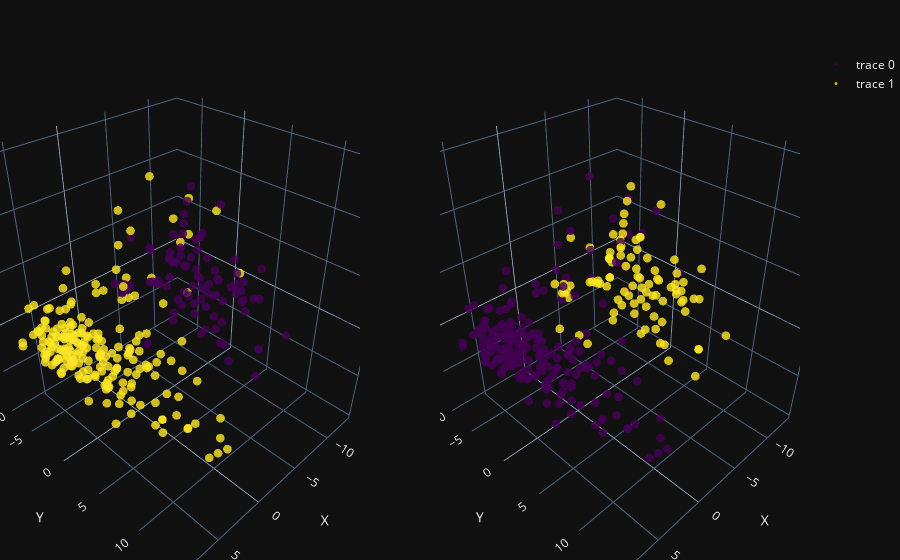

Source (notebook cell):
### Markdown cell above
# Visualize 2D and 3D embeddings of images and color points based on cluster label and original labels

### Code cell
agglo = AgglomerativeClustering(n_clusters=n_clusters)
cluster_labels_hierarchical = agglo.fit_predict(pca_3d_embeddings)
visualize_clusters(
    pca_3d_embeddings,
    cluster_labels_pca,
    pca_3d_embeddings,
    cluster_labels_hierarchical,
    labels,
    file_name="AgglomerativeClustering"
)

### Figure 1 — Plotly figure (JSON) as saved in the notebook; plotly's stock layout.template omitted (floating-point values rounded to 4 significant figures; data arrays with more than 128 entries replaced by an {"elided": "..."} marker saying what was removed)
{"data": [{"marker": {"color": {"elided": "300 float values"}, "colorscale": [[0.0, "#440154"], [0.1111, "#482878"], [0.2222, "#3e4989"], [0.3333, "#31688e"], [0.4444, "#26828e"], [0.5556, "#1f9e89"], [0.6667, "#35b779"], [0.7778, "#6ece58"], [0.8889, "#b5de2b"], [1.0, "#fde725"]], "opacity": 0.8, "size": 3}, "mode": "markers", "text": {"elided": "300 float values"}, "x": {"elided": "300 float values"}, "y": {"elided": "300 float values"}, "z": {"elided": "300 float values"}, "type": "scatter3d", "scene": "scene"}, {"marker": {"color": {"elided": "300 float values"}, "colorscale": [[0.0, "#440154"], [0.1111, "#482878"], [0.2222, "#3e4989"], [0.3333, "#31688e"], [0.4444, "#26828e"], [0.5556, "#1f9e89"], [0.6667, "#35b779"], [0.7778, "#6ece58"], [0.8889, "#b5de2b"], [1.0, "#fde725"]], "opacity": 0.8, "size": 3}, "mode": "markers", "text": {"elided": "300 float values"}, "x": {"elided": "300 float values"}, "y": {"elided": "300 float values"}, "z": {"elided": "300 float values"}, "type": "scatter3d", "scene": "scene2"}], "layout": {"scene": {"domain": {"x": [0.0, 0.45], "y": [0.0, 1.0]}, "xaxis": {"title": {"text": "X"}}, "yaxis": {"title": {"text": "Y"}}, "zaxis": {"title": {"text": "Z"}}}, "scene2": {"domain": {"x": [0.55, 1.0], "y": [0.0, 1.0]}, "xaxis": {"title": {"text": "X "}}, "yaxis": {"title": {"text": "Y"}}, "zaxis": {"title": {"text": "Z"}}}, "margin": {"l": 0, "r": 0, "b": 0, "t": 50}, "title": {"text": ""}}}
